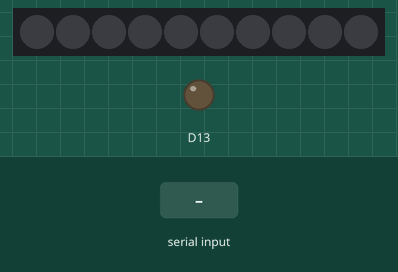
Simulated run of this sketch. Board: Adafruit Circuit Playground Express. Parts: 10 RGB LEDs in strip order, left to right, output pins drawn as LEDs (lit = HIGH). The inputs (shaded band) are chosen by the test bench. Dim RGB values are drawn brighter than linear; what the sketch prints to the serial monitor is not drawn.

Above: at 1.2 s.
1.3 s: "90,45\n" received over Serial
At 3.1 s:
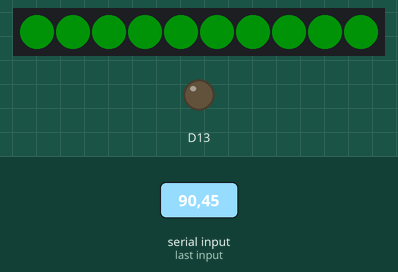
3.8 s: "30,150\n" received over Serial
At 6.0 s:
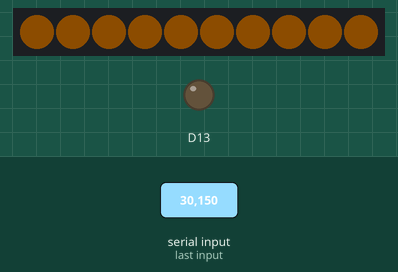
6.3 s: "5\n" received over Serial
8.8 s: "200\n" received over Serial
At 11.0 s:
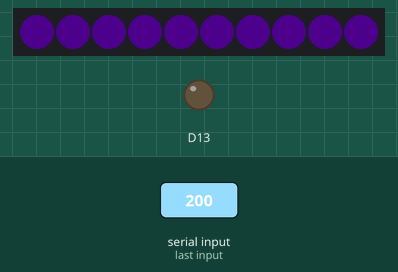
11.3 s: "90\n" received over Serial
At 13.1 s:
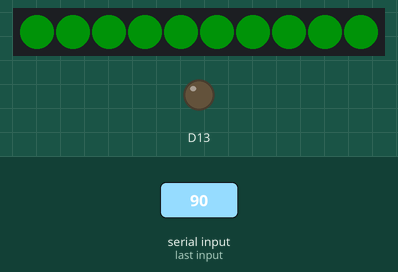
Timing chart, 0 to 14.6 s (numbered marks = the images above; inputs shaded):
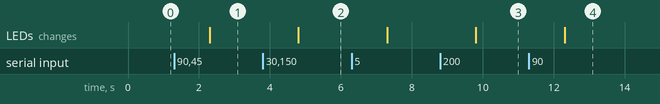

The sketch:

SerialArduinoPython.ino
```cpp
#include <Adafruit_CircuitPlayground.h>
int c, t = 0;
void colorAll(int c){
  for(int i = 0; i < 10; i++){
    CircuitPlayground.setPixelColor(i,CircuitPlayground.colorWheel(c));
  }
}
void setup() {
  CircuitPlayground.begin();
}
void loop() {
  while (!Serial.available());
  c = Serial.readString().toInt();
  colorAll(c);
  t++;
  Serial.print(t);

}
```

Measured:
- after the input at 1.3 s, the LEDs: change after 1.0 s (image 1)
- after the input at 3.8 s, the LEDs: change after 1.0 s (image 2)
- after the input at 8.8 s, the LEDs: change after 1.0 s (image 3)
- after the input at 11.3 s, the LEDs: change after 1.0 s (image 4)
